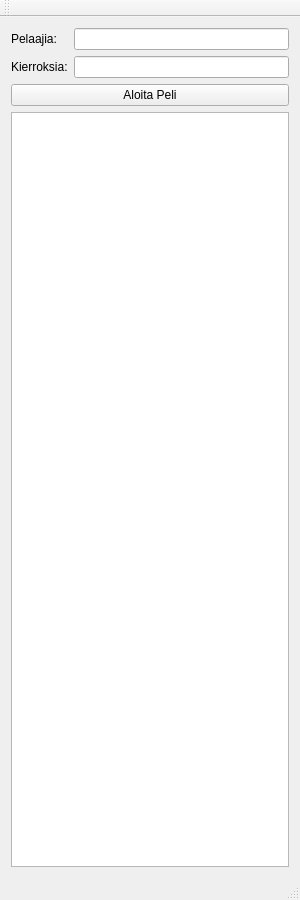
<?xml version="1.0" encoding="UTF-8"?>
<ui version="4.0">
 <class>marttis</class>
 <widget class="QMainWindow" name="marttis">
  <property name="geometry">
   <rect>
    <x>0</x>
    <y>0</y>
    <width>300</width>
    <height>900</height>
   </rect>
  </property>
  <property name="windowTitle">
   <string>marttis</string>
  </property>
  <widget class="QWidget" name="centralWidget">
   <layout class="QGridLayout" name="gridLayout">
    <item row="0" column="1">
     <widget class="QLineEdit" name="pelaajiaInput"/>
    </item>
    <item row="1" column="1">
     <widget class="QLineEdit" name="kierroksiaInput"/>
    </item>
    <item row="0" column="0">
     <widget class="QLabel" name="label">
      <property name="text">
       <string>Pelaajia:</string>
      </property>
     </widget>
    </item>
    <item row="1" column="0">
     <widget class="QLabel" name="label_2">
      <property name="text">
       <string>Kierroksia:</string>
      </property>
     </widget>
    </item>
    <item row="2" column="0" colspan="2">
     <widget class="QPushButton" name="aloitaButton">
      <property name="text">
       <string>Aloita Peli</string>
      </property>
     </widget>
    </item>
    <item row="3" column="0" colspan="2">
     <widget class="QTextBrowser" name="tulosBrowser"/>
    </item>
   </layout>
  </widget>
  <widget class="QMenuBar" name="menuBar">
   <property name="geometry">
    <rect>
     <x>0</x>
     <y>0</y>
     <width>300</width>
     <height>17</height>
    </rect>
   </property>
  </widget>
  <widget class="QToolBar" name="mainToolBar">
   <attribute name="toolBarArea">
    <enum>TopToolBarArea</enum>
   </attribute>
   <attribute name="toolBarBreak">
    <bool>false</bool>
   </attribute>
  </widget>
  <widget class="QStatusBar" name="statusBar"/>
 </widget>
 <layoutdefault spacing="6" margin="11"/>
 <resources/>
 <connections/>
</ui>
